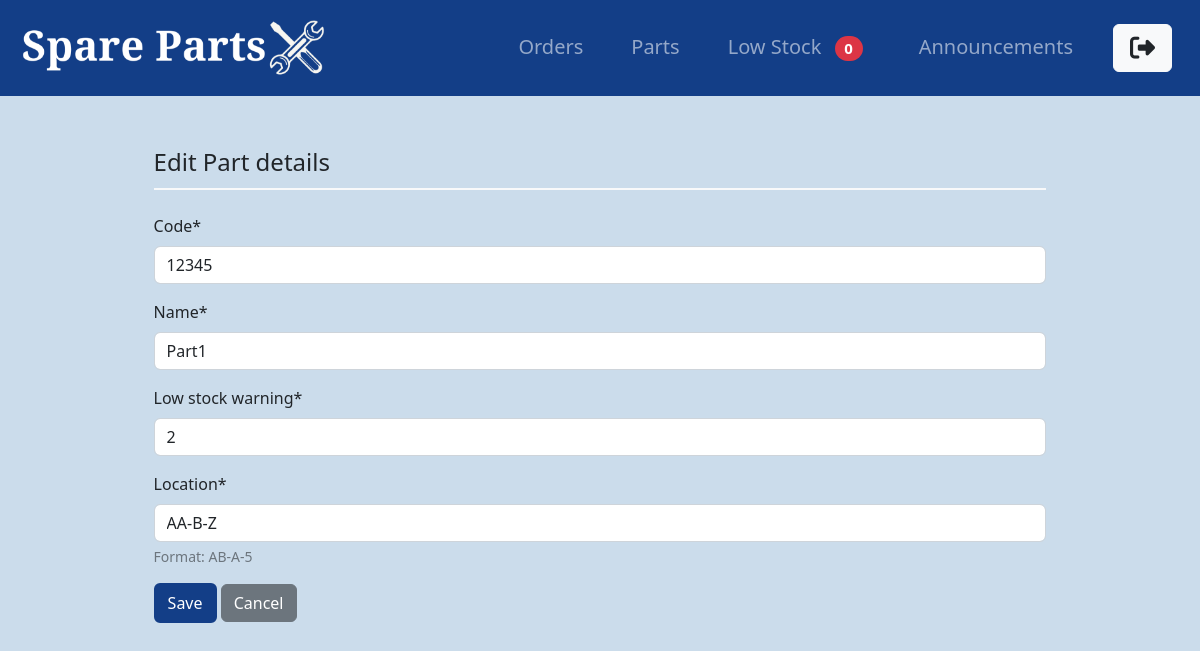
The app's page /parts/part/1/update/ (signed in), older data.
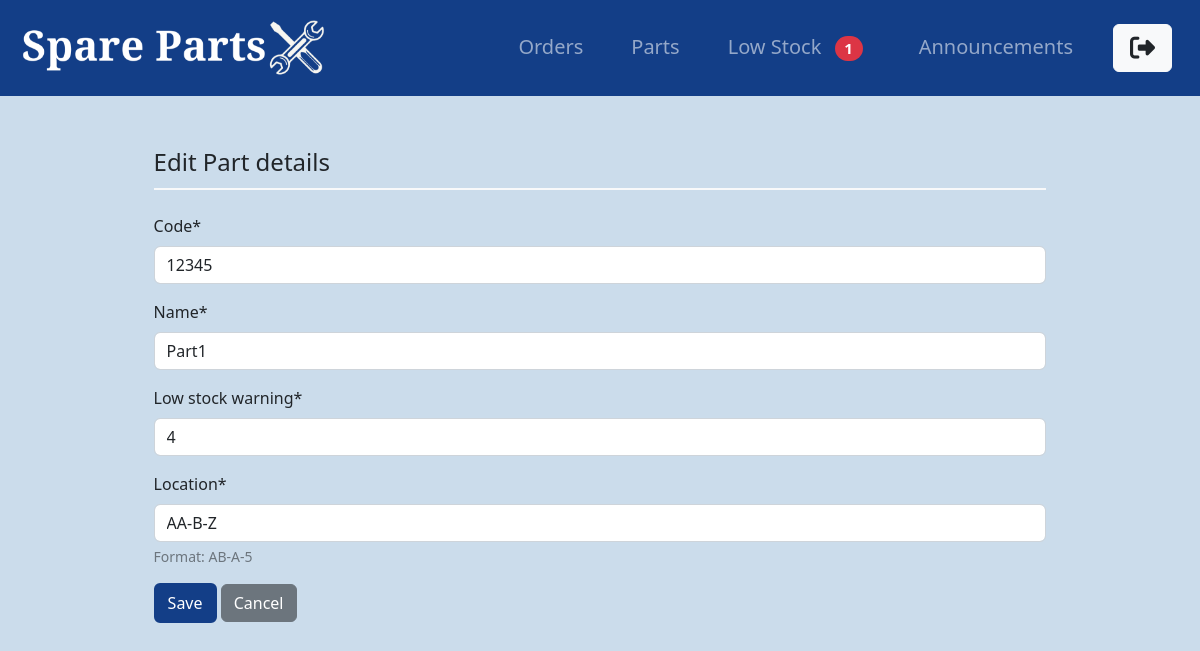
The same page, newer data.
### parts/models.py (models this page shows, shortened)
class Part(models.Model):
    code = models.CharField(max_length=50, unique=True)
    name = models.CharField(max_length=100)
    num_in_stock = models.PositiveIntegerField(default=0)
    low_stock_warning = models.PositiveIntegerField(default=0)
    location = models.CharField(max_length=10, help_text="Format: AB-A-5")

### parts/views.py (the view, shortened to what this page needs)
# urls.py: path('part/<int:pk>/update/', PartUpdateView.as_view(), name='part-update'),
class PartUpdateView(LoginRequiredMixin, UserPassesTestMixin, UpdateView):
    model = Part
    fields=['code', 'name', 'low_stock_warning', 'location']
    def test_func(self):
        return self.request.user.profile.user_group == 'store_manager'

### parts/context_processors.py (called while the page is built)
def low_stock_count(request):
    count = Part.objects.filter(num_in_stock__lte=F('low_stock_warning')).count()
    return {'low_stock_count': count}

### parts/templates/parts/part_form.html (shortened to what this page needs)
{% extends "parts/base.html" %}
{% load crispy_forms_tags %}
{% block content %}
    <div class="content-section mx-auto pb-5" style="width: 80%;">
        <form method="POST">
            <fieldset class="form-group">
                <legend class="border-bottom border-light border-2 mb-4 pb-2">
                    {% if object.id %}
                        Edit Part details
                    {% else %}
                        Create new Part
                    {% endif %}
                </legend>
                {{ form|crispy }}
            </fieldset>
            <div class="form-group">
                <button class="btn btn-light-bg" type="submit">Save</button>
                {% if object.id %}
                <a href="{% url 'part-detail' object.id %}" class="btn btn-secondary">Cancel</a>
                {% else %}
                    <a href="{% url 'parts-list' %}" class="btn btn-secondary">Cancel</a>
                {% endif %}
            </div>
        </form>
    </div>
{% endblock content %}

Row changes from the older to the newer data that the page shows:
changed Part "Part1": low_stock_warning "2" → "4"
Text that changed along with them:
{{ low_stock_count }}: "0" → "1"
